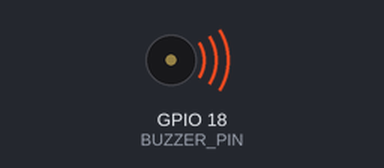
This program was run on a simulated Raspberry Pi (BCM pin numbers). Parts: buzzer (waves = sounding). At 5.0 s the program stops and its outputs stay as they are.

Above: at 0.1 s.
At 5.1 s:
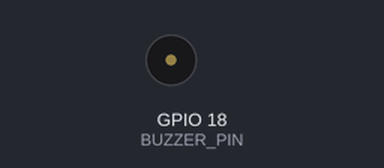
Timing chart, 0 to 6.5 s (numbered marks = the images above):
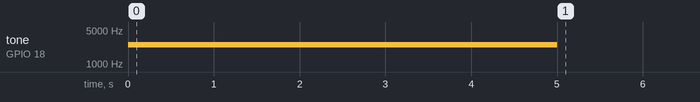

The program:

buzzer_helper.py
```python
import pigpio
import time

pi = pigpio.pi()

BUZZER_PIN = 18  # BCM

pi.set_mode(BUZZER_PIN, pigpio.OUTPUT)
pi.hardware_PWM(BUZZER_PIN, 2500, 500000)
time.sleep(5)

pi.hardware_PWM(BUZZER_PIN, 0, 0)  # Stop de toon
pi.stop()
```

Measured:
- by itself, tone on GPIO 18 (BUZZER_PIN): silent → 2500 Hz at 0.00 s, → silent 5.0 s later
